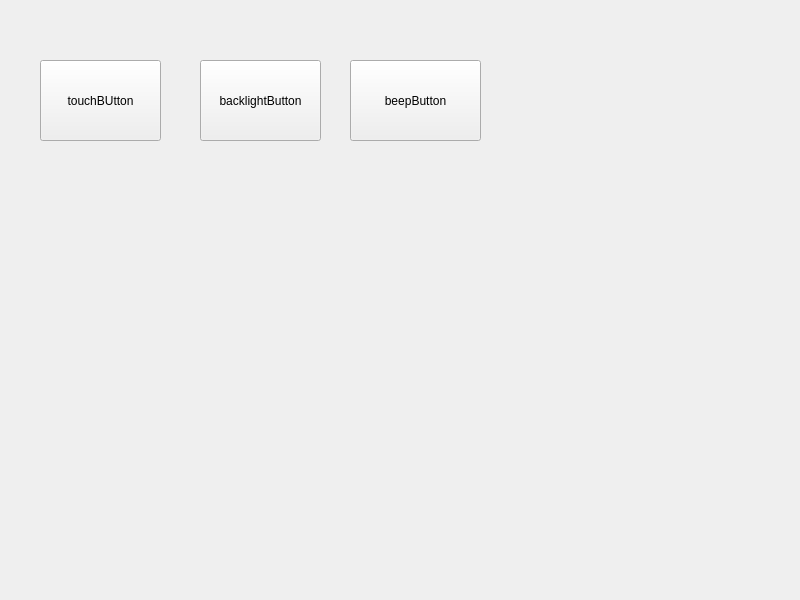
<?xml version="1.0" encoding="UTF-8"?>
<ui version="4.0">
 <class>Widget</class>
 <widget class="QWidget" name="Widget">
  <property name="geometry">
   <rect>
    <x>0</x>
    <y>0</y>
    <width>800</width>
    <height>600</height>
   </rect>
  </property>
  <property name="windowTitle">
   <string>Widget</string>
  </property>
  <widget class="QPushButton" name="touchButton">
   <property name="geometry">
    <rect>
     <x>40</x>
     <y>60</y>
     <width>121</width>
     <height>81</height>
    </rect>
   </property>
   <property name="text">
    <string>touchBUtton</string>
   </property>
  </widget>
  <widget class="QPushButton" name="backlightButton">
   <property name="geometry">
    <rect>
     <x>200</x>
     <y>60</y>
     <width>121</width>
     <height>81</height>
    </rect>
   </property>
   <property name="text">
    <string>backlightButton</string>
   </property>
  </widget>
  <widget class="QPushButton" name="beepButton">
   <property name="geometry">
    <rect>
     <x>350</x>
     <y>60</y>
     <width>131</width>
     <height>81</height>
    </rect>
   </property>
   <property name="text">
    <string>beepButton</string>
   </property>
  </widget>
 </widget>
 <resources/>
 <connections/>
</ui>
